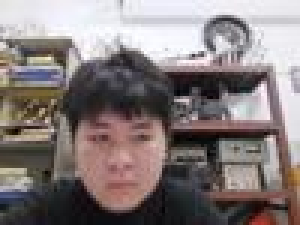
#> input picture Image2Gcode/excel/thumbs/1.jpg_thumb1.jpg, 100 x 75 px, given as the content of the folder img, which was not available (shown 3 times larger)
$ python backup_code.py
#> lines starting #> are read from the running program, lines starting #| are printed output that depends on the picture; pictures that were not available may be replaced by others from this repository, and a replacement may not be noted
import cv2
import numpy as np
import matplotlib.pyplot as plt
from PIL import Image
import os
from datetime import datetime
import re
from openpyxl import Workbook
from openpyxl.drawing.image import Image as XLImage
from PIL import Image as PILImage
from openpyxl.styles import Font
import mediapipe as mp

# --- Lớp xử lý ảnh và sinh G-code từ ảnh ---
class Picture:
    # Mở ảnh và chuyển sang RGB, lưu các thuộc tính ảnh gốc
    def __init__(self, filepath, x_max=40, y_max=40):
        self.img = Image.open(filepath).convert("RGB")
        self.img = np.array(self.img)
        self.h, self.w, self.c = self.img.shape
        self.pre = np.ones(self.img.shape)
        self.gcode = ['G28']
        self.x_max = x_max
        self.y_max = y_max

    # Chuyển sang grayscale, làm mịn, phát hiện biên bằng Canny
    def gray_scale(self):
        gray = cv2.cvtColor(self.img, cv2.COLOR_RGB2GRAY)
        self.gray = gray / 255.0  # For visualization

        blurred = cv2.GaussianBlur(gray, (3, 3), 0)
        edges = cv2.Canny(blurred, threshold1=50, threshold2=150)

        binary = (edges / 255.0).astype(float)
        # binary = 1.0 - (edges / 255.0).astype(float)  # <- đảo ngược để có nền trắng
        self.pre = np.stack([binary] * 3, axis=-1)
        return self.pre

    # [60 lines of commented-out code are left out]
    def save_gray(self, output):
        if hasattr(self, 'gray') and self.gray is not None:
            plt.imshow(self.gray, cmap='gray')
            plt.axis('off')
            plt.imsave(output + '_gray.jpg', self.gray, cmap='gray')
            print('✅ Saved ' + output + '_gray.jpg')

     # Lưu ảnh nhị phân (sketch sau Canny) về file JPG
    def save_binary(self, output):
        plt.imshow(self.pre, cmap='gray')
        plt.axis('off')
        plt.imsave(output + '_binary.jpg', self.pre)
        print('✅ Saved ' + output + '_binary.jpg')

    # Chuyển ảnh nhị phân thành tập lệnh G-code
    def gen_gcode(self):
        binary = (self.pre[:, :, 0] > 0.5).astype(np.uint8) * 255 # -> đen
        # binary = (self.pre[:, :, 0] < 0.5).astype(np.uint8) * 255
        contours, _ = cv2.findContours(binary, cv2.RETR_EXTERNAL, cv2.CHAIN_APPROX_NONE)
        ratio = self.x_max / max(self.w, self.h)
        total_points = 0  #  biến đếm số điểm G-code

        for contour in contours:
            if len(contour) < 2:
                continue
            total_points += len(contour)
            x0, y0 = contour[0][0]
            y0_flipped = self.h - y0
            # self.gcode.append("M280 P0 S60")
            self.gcode.append(f"G0 X{x0 * ratio:.4f} Y{y0_flipped * ratio:.4f}")
            # self.gcode.append("M280 P0 S0")
            for pt in contour[1:]:
                x, y = pt[0]
                y_flipped = self.h - y
                self.gcode.append(f"G1 X{x * ratio:.4f} Y{y_flipped * ratio:.4f}")
            # self.gcode.append("M280 P0 S60")
        return self.gcode, total_points

    # Ghi tập lệnh G-code ra file .nc
    def save_gcode(self, output_name):
        os.makedirs(os.path.dirname(output_name), exist_ok=True)
        with open(f'{output_name}_gcode.nc', 'w') as f:
            for line in self.gcode:
                f.write(f'{line}\n')
        print(f'✅ Saved {output_name}_gcode.nc')

# Resize ảnh nhỏ lại trước khi chèn vào Excel
def resize_and_save_temp(image_path, output_path, max_size=(100, 100)):
    try:
        img = PILImage.open(image_path)
        img.thumbnail(max_size)
        img.save(output_path)
        return True
    except Exception as e:
        print(f"⚠️ Lỗi khi resize ảnh: {image_path} → {e}")
        return False

if __name__ == '__main__':
    input_folder = 'img'
    output_folder = 'out'
    excel_folder = 'excel'
    thumb_folder = os.path.join(excel_folder, 'thumbs')
    os.makedirs(output_folder, exist_ok=True)
    os.makedirs(thumb_folder, exist_ok=True)
    os.makedirs(excel_folder, exist_ok=True)

    valid_exts = ['.jpg', '.jpeg', '.png', '.bmp']

    def extract_number(filename):
        match = re.search(r'\d+', filename)
        return int(match.group()) if match else float('inf')

    files = sorted(
        [f for f in os.listdir(input_folder) if os.path.splitext(f)[1].lower() in valid_exts],
        key=extract_number
    )

    # Tạo workbook Excel để ghi log xử lý
    wb = Workbook()
    ws = wb.active
    ws.title = "Thời gian xử lý ảnh"
    ws.append(["Tên file", "Input", "Thời gian (s)", "Output", "Số điểm G-code"])
    ws.column_dimensions['A'].width = 25
    ws.column_dimensions['B'].width = 14
    ws.column_dimensions['C'].width = 16
    ws.column_dimensions['D'].width = 14
    ws.column_dimensions['E'].width = 14

    print(f"\n🚀 Bắt đầu xử lý toàn bộ...")

    # Vòng lặp xử lý từng ảnh trong thư mục input
    for idx, filename in enumerate(files):
        input_path = os.path.join(input_folder, filename)
        base_name = os.path.splitext(filename)[0]
        output_name = os.path.join(output_folder, f"{idx:02d}_{base_name}")

        print(f"\n🔧 Đang xử lý ảnh: {filename}")
        start_time = datetime.now()

        # Xử lý ảnh và sinh G-code
        pic = Picture(input_path)
        pic.gray_scale()
        pic.save_gray(output_name)
        pic.save_binary(output_name)
        gcode, num_points = pic.gen_gcode()
        pic.save_gcode(output_name)

        end_time = datetime.now()
        duration = (end_time - start_time).total_seconds()
        print(f"✅ Xong ảnh: {filename}")

        ws.append([filename, "", round(duration, 3), "", num_points])
        current_row = ws.max_row
        ws.row_dimensions[current_row].height = 75

        # Tạo và chèn thumbnail ảnh gốc + binary vào Excel
        img_origin_path = input_path
        img_binary_path = f'{output_name}_binary.jpg'
        tmp_img1 = os.path.join(thumb_folder, f'{idx:02d}_{base_name}_thumb1.jpg')
        tmp_img2 = os.path.join(thumb_folder, f'{idx:02d}_{base_name}_thumb2.jpg')

        if os.path.exists(img_origin_path) and resize_and_save_temp(img_origin_path, tmp_img1):
            img1 = XLImage(tmp_img1)
            ws.add_image(img1, f'B{current_row}')

        if os.path.exists(img_binary_path) and resize_and_save_temp(img_binary_path, tmp_img2):
            img2 = XLImage(tmp_img2)
            ws.add_image(img2, f'D{current_row}')
#> this loop made 1 pass
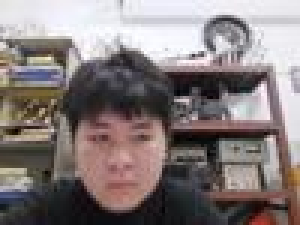
#> input picture Image2Gcode/excel/thumbs/1.jpg_thumb1.jpg, 100 x 75 px, given as the content of the folder img, which was not available (shown 3 times larger)
#> pass 1, in gray_scale, `gray = cv2.cvtColor(self.img, cv2.COLOR_RGB2GRAY)`:
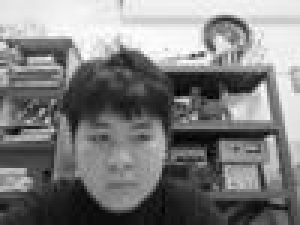
#> gray: shape (75, 100) (shown 3 times larger); min 0, max 255, mean 126.4
#> pass 1, in gray_scale, `blurred = cv2.GaussianBlur(gray, (3, 3), 0)`:
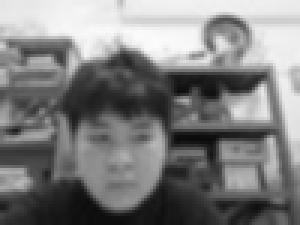
#> blurred: shape (75, 100) (shown 3 times larger); min 10, max 251, mean 126.5
#> pass 1, in gray_scale, `edges = cv2.Canny(blurred, threshold1=50, threshold2=150)`:
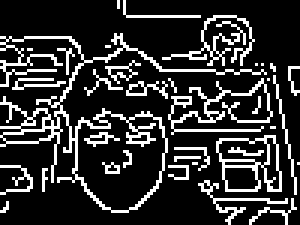
#> edges: shape (75, 100) (shown 3 times larger); 19.2% white in thin lines or dots

    # Tổng thời gian xử lý
    total_duration = sum([ws.cell(row=i, column=3).value for i in range(2, ws.max_row + 1)])
#> total_duration = 0.052
    print(f"📊 Tổng thời gian xử lý: {total_duration:.3f} giây")
#| 📊 Tổng thời gian xử lý: 0.052 giây

    # Ghi dòng tổng vào cuối cột "Thời gian (s)"
    ws.append(["", "", f"TỔNG: {total_duration:.3f} giây", "", ""])
    summary_row = ws.max_row
#> summary_row = 3
    ws[f"C{summary_row}"].font = Font(bold=True)

    # Lưu file Excel tổng kết
    excel_path = os.path.join(excel_folder, 'time_processing.xlsx')
#> (the run stopped early here; a loop or call above may not have finished)
